Frame 1 (no input): blank canvas, image omitted
Frame 60 (the mouse pressed at the canvas centre just before this capture): blank canvas, image omitted
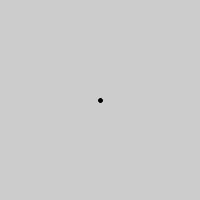
Frame 120 (the mouse held since frame 60 and released just before this capture)

The Processing sketch whose frames 1 and 60 were blank and that drew this single picture after the mouse press (run headless with seeded random() and noise(); from frame 60 on, the mouse is pressed at the canvas centre):

// Processing sketch: processing_9245
// ── processing_9245.pde

    // All Examples Written by Casey Reas and Ben Fry  
    // unless otherwise stated.  
    int currentFrame = 0;  
    PImage[] frames = new PImage[12];  
    int lastTime = 0;  
      
    void setup()   
    {  
      size(200, 200);  
     strokeWeight(4);  
     smooth();  
     background(204);  
     for (int i = 0; i < frames.length; i++) {  
       frames[i] = get(); // Create a blank frame  
     }  
   }  
     
   void draw()   
   {  
     int currentTime = millis();  
     if (currentTime > lastTime+100) {  
      nextFrame();  
       lastTime = currentTime;  
     }  
     if (mousePressed == true) {  
       line(pmouseX, pmouseY, mouseX, mouseY);  
     }  
   }  
     
   void nextFrame()   
   {  
     frames[currentFrame] = get(); // Get the display window  
     currentFrame++; // Increment to next frame  
     if (currentFrame >= frames.length) {  
       currentFrame = 0;  
     }  
    image(frames[currentFrame], 0, 0);  
   }  
